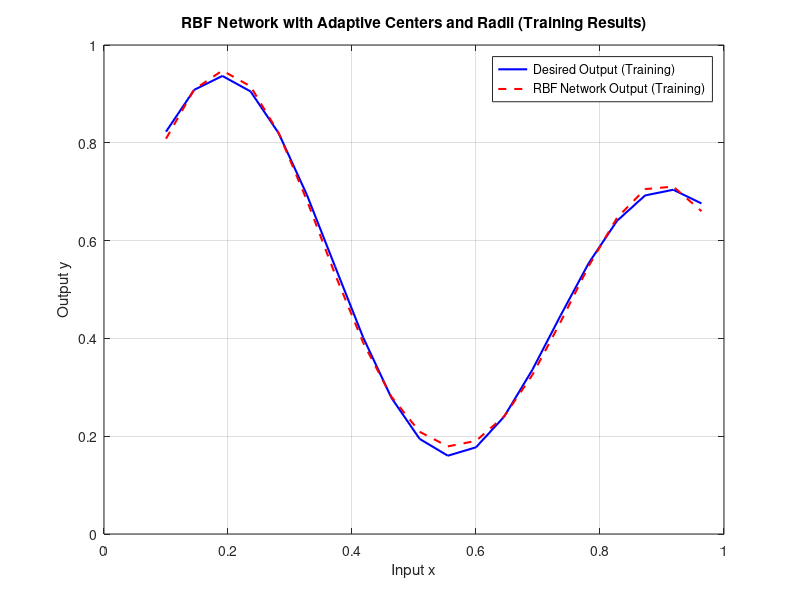
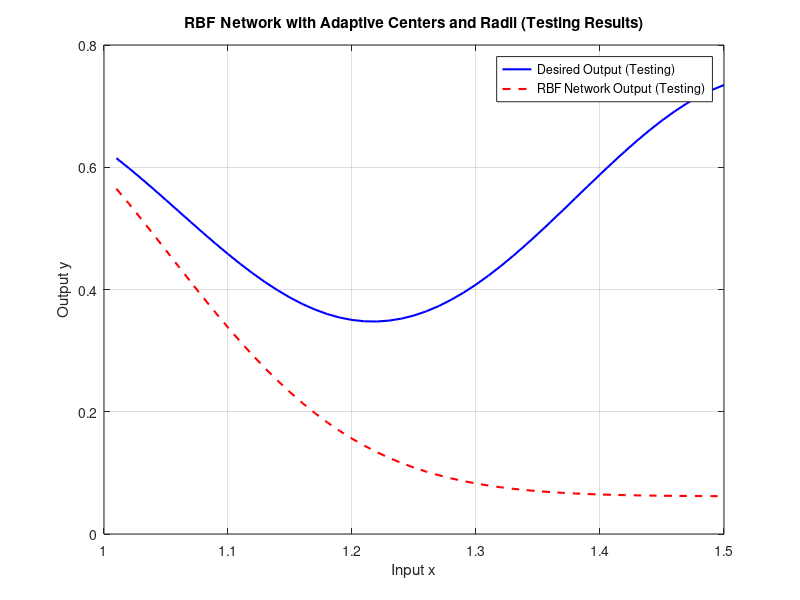

Source code (MATLAB) for these figures, in order:
x = 0.1:1/22:1;
y = ((1 + 0.6 * sin(2 * pi * x / 0.7)) + 0.3 * sin(2 * pi * x)) / 2;

c1 = 0.4; r1 = 0.1; 
c2 = 0.7; r2 = 0.2;

weights = rand(3, 1);
learning_rate = 0.01;
center_lr = 0.005;
radius_lr = 0.005;
error_threshold = 0.01;
max_iterations = 20000;
iteration = 0;

while true
    iteration = iteration + 1;
    error_sum = 0;
    
    for i = 1:length(x)
        F1 = exp(-((x(i) - c1)^2) / (2 * r1^2)); 
        F2 = exp(-((x(i) - c2)^2) / (2 * r2^2)); 
        
        Phi_i = [1, F1, F2];
        y_hat = Phi_i * weights;

        error = y(i) - y_hat; 
        weights = weights + learning_rate * error * Phi_i';
        
        c1 = c1 + center_lr * error * weights(2) * F1 * (x(i) - c1) / (r1^2);
        c2 = c2 + center_lr * error * weights(3) * F2 * (x(i) - c2) / (r2^2);

        r1 = r1 + radius_lr * error * weights(2) * F1 * ((x(i) - c1)^2 - r1^2) / (r1^3);
        r2 = r2 + radius_lr * error * weights(3) * F2 * ((x(i) - c2)^2 - r2^2) / (r2^3);
        
        error_sum = error_sum + abs(error);
    end

    mae = error_sum / length(x);

    if mae < error_threshold
        fprintf('Training stopped after %d iterations. MAE: %.4f\n', iteration, mae);
        break;
    end

    if iteration >= max_iterations
        fprintf('Max iterations reached. Final MAE: %.4f\n', mae);
        break;
    end
end

F1 = exp(-((x - c1).^2) / (2 * r1^2));
F2 = exp(-((x - c2).^2) / (2 * r2^2));
Phi = [ones(length(x), 1), F1', F2'];
y_train_hat = Phi * weights;


figure;
plot(x, y, 'b', 'LineWidth', 1.5, 'DisplayName', 'Desired Output (Training)');
hold on;
plot(x, y_train_hat, 'r--', 'LineWidth', 1.5, 'DisplayName', 'RBF Network Output (Training)');
legend('show');
xlabel('Input x');
ylabel('Output y');
title('RBF Network with Adaptive Centers and Radii (Training Results)');
grid on;
hold off;


%test
x_test = 1.01:0.01:1.5;
F1_test = exp(-((x_test - c1).^2) / (2 * r1^2)); 
F2_test = exp(-((x_test - c2).^2) / (2 * r2^2)); 
Phi_test = [ones(length(x_test), 1), F1_test', F2_test'];

y_test_hat = Phi_test * weights;
y_test = ((1 + 0.6 * sin(2 * pi * x_test / 0.7)) + 0.3 * sin(2 * pi * x_test)) / 2;

test_error = sum(mean(abs(y_test - y_test_hat)));
fprintf('Testing Error (MAE): %.4f\n', test_error);

figure;
plot(x_test, y_test, 'b', 'LineWidth', 1.5, 'DisplayName', 'Desired Output (Testing)');
hold on;
plot(x_test, y_test_hat, 'r--', 'LineWidth', 1.5, 'DisplayName', 'RBF Network Output (Testing)');
legend('show');
xlabel('Input x');
ylabel('Output y');
title('RBF Network with Adaptive Centers and Radii (Testing Results)');
grid on;
hold off;
